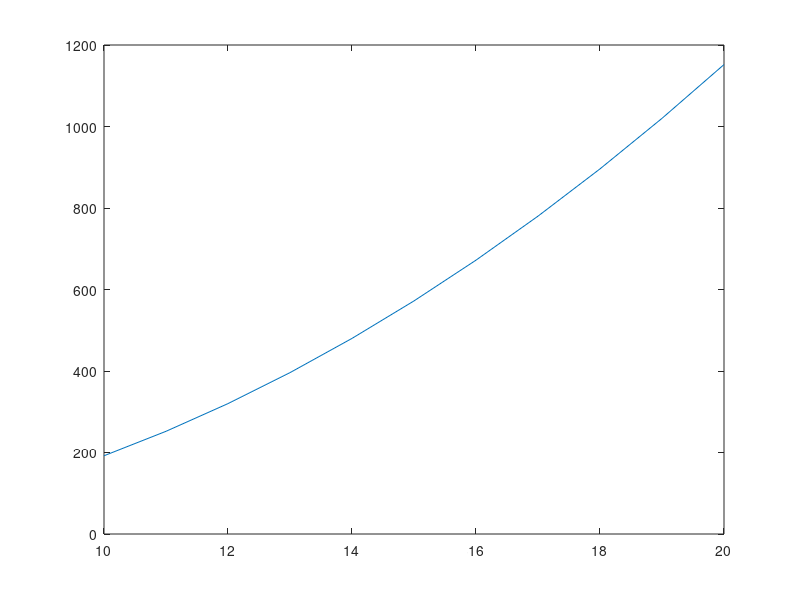

Here is the MATLAB script that generated this plot:
Boardsize = 10:20;
y = (2 * Boardsize .* (Boardsize - 5 + 1)+ 2 .* (Boardsize - 5 + 1) .* (Boardsize - 5 + 1));
plot(Boardsize,y);